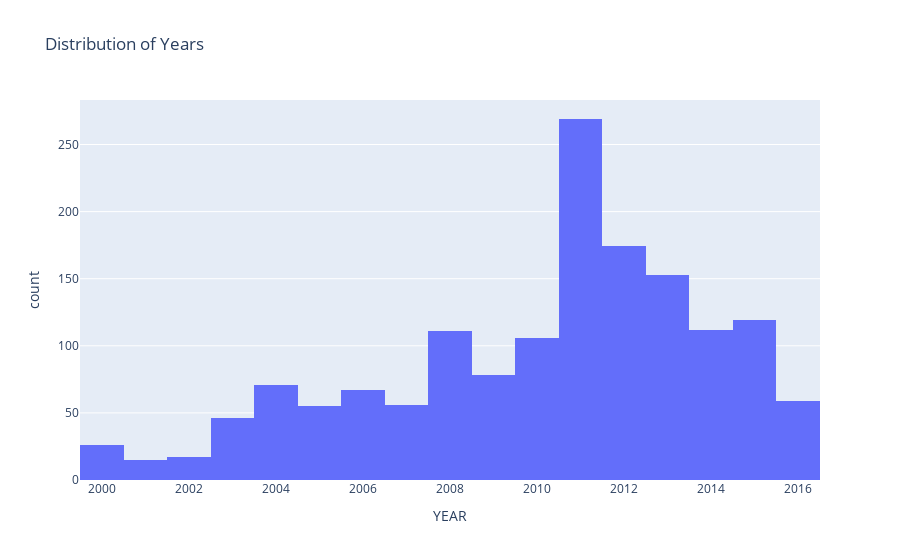

The notebook cell saved with this chart:
### Markdown cell above
##### Years
Has the number of outages been on the rise? Plotting the distribution of years might give us some insights.

### Code cell
years = px.histogram(df, x='YEAR', title= 'Distribution of Years', nbins=20)
years.show()

### Figure 1 — Plotly figure (JSON) as saved in the notebook; plotly's stock layout.template omitted (floating-point values rounded to 4 significant figures; data arrays with more than 128 entries replaced by an {"elided": "..."} marker saying what was removed)
{"data": [{"alignmentgroup": "True", "bingroup": "x", "hovertemplate": "YEAR=%{x}<br>count=%{y}<extra></extra>", "legendgroup": "", "marker": {"color": "#636efa", "pattern": {"shape": ""}}, "name": "", "nbinsx": 20, "offsetgroup": "", "orientation": "v", "showlegend": false, "type": "histogram", "x": {"elided": "1534 int values"}, "xaxis": "x", "yaxis": "y"}], "layout": {"barmode": "relative", "legend": {"tracegroupgap": 0}, "title": {"text": "Distribution of Years"}, "xaxis": {"anchor": "y", "domain": [0, 1], "title": {"text": "YEAR"}}, "yaxis": {"anchor": "x", "domain": [0, 1], "title": {"text": "count"}}}}
